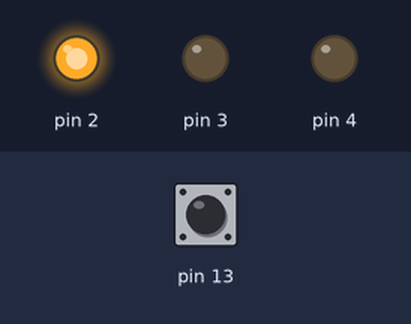
A sketch run on a simulated Arduino Uno, built with avr-gcc and run on an emulated ATmega328P. Parts: output pins drawn as LEDs (lit = HIGH). Dashed ring = blinking. Inputs (shaded band) come from the test bench; at power-on: pin 13 LOW.

Above: at 1.2 s.
1.3 s: pin 13 pulsed HIGH 5 times (0.12 s each, 0.3 s apart)
At 1.57 s:
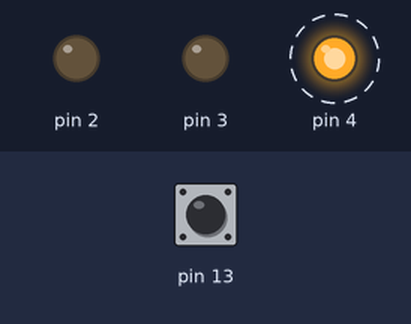
At 4.0 s:
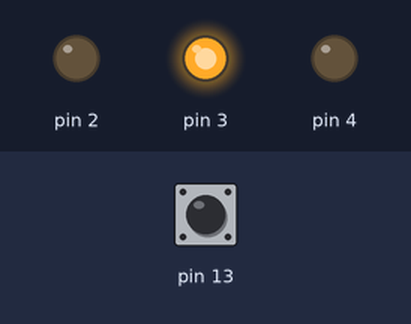
Timing chart, 0 to 5.5 s (numbered marks = the images above; inputs shaded):
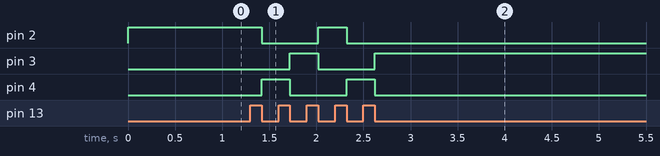

Measured:
- after the input at 1.3 s, pin 2: HIGH → LOW after 0.12 s, → HIGH 0.60 s later, → LOW 0.30 s later; pin 3: LOW → HIGH after 0.42 s, → LOW 0.30 s later, → HIGH 0.60 s later; pin 4: alternates HIGH for 0.30 s and LOW for 0.60 s, 4 changes in all, then stays LOW, starting after 0.12 s

The sketch:

lab3_ex2.ino
```cpp
volatile int TimerFlag = 0;
//void TimerISR() {
  // TimerFlag = 1;
//}

enum SM1_STATES { SM1_SMStart, SM1_init, SM1_red, SM1_green, SM1_yellow, SM1_waitGreen, SM1_waitYellow, SM1_waitRed} SM1_STATE;
void Tick_LoHi() {
   switch (SM1_STATE) {
      case SM1_SMStart:
         if (1) {
            SM1_STATE = SM1_init;
         }
         break;
      case SM1_init:
         if (1) {
            SM1_STATE = SM1_red;
         }
         break;
      case SM1_red:
         if (digitalRead(13)) {
            SM1_STATE = SM1_waitGreen;
         }
         else if (!digitalRead(13)
) {
            SM1_STATE = SM1_red;
         }
         else {
            SM1_STATE = SM1_red;
         }
         break;
      case SM1_green:
         if (!digitalRead(13)) {
            SM1_STATE = SM1_green;
         }
         else if (digitalRead(13)) {
            SM1_STATE = SM1_waitYellow;
         }
         else {
            SM1_STATE = SM1_green;
         }
         break;
      case SM1_yellow:
         if (digitalRead(13)) {
            SM1_STATE = SM1_waitRed;
         }
         else if (!digitalRead(13)) {
            SM1_STATE = SM1_yellow;
         }
         else {
            SM1_STATE = SM1_yellow;
         }
         break;
      case SM1_waitGreen:
         if (digitalRead(13)) {
            SM1_STATE = SM1_waitGreen;
         }
         else if (!digitalRead(13)) {
            SM1_STATE = SM1_green;
         }
         else {
            SM1_STATE = SM1_waitGreen;
         }
         break;
      case SM1_waitYellow:
         if (digitalRead(13)) {
            SM1_STATE = SM1_waitYellow;
         }
         else if (!digitalRead(13)) {
            SM1_STATE = SM1_yellow;
         }
         else {
            SM1_STATE = SM1_waitYellow;
         }
         break;
      case SM1_waitRed:
         if (digitalRead(13)) {
            SM1_STATE = SM1_waitRed;
         }
         else if (!digitalRead(13)) {
            SM1_STATE = SM1_red;
         }
         else {
            SM1_STATE = SM1_waitRed;
         }
         break;
      default:
         SM1_STATE = SM1_init;
         break;
   }
   switch (SM1_STATE) {
      case SM1_SMStart:

         break;
      case SM1_init:
     	digitalWrite(2, LOW);
		digitalWrite(3, LOW);
		digitalWrite(4, LOW);
         break;
      case SM1_red:
     	digitalWrite(2, HIGH);
		digitalWrite(3, LOW);
		digitalWrite(4, LOW);
         break;
      case SM1_green:
     	digitalWrite(2, LOW);
		digitalWrite(3, LOW);
		digitalWrite(4, HIGH);
         break;
      case SM1_yellow:
     	digitalWrite(2, LOW);
		digitalWrite(3, HIGH);
		digitalWrite(4, LOW);
         break;
      case SM1_waitGreen:
     	digitalWrite(2, HIGH);
		digitalWrite(3, LOW);
		digitalWrite(4, LOW);
         break;
      case SM1_waitYellow:
     	digitalWrite(2, LOW);
		digitalWrite(3, LOW);
		digitalWrite(4, HIGH);
         break;
      case SM1_waitRed:
     	digitalWrite(2, LOW);
		digitalWrite(3, HIGH);
		digitalWrite(4, LOW);
         break;
   }
}

void setup()
{
  pinMode(13, INPUT);
  pinMode(2, OUTPUT);
  pinMode(3, OUTPUT);
  pinMode(4, OUTPUT);
}


void loop()
{
  Tick_LoHi();
}
```
